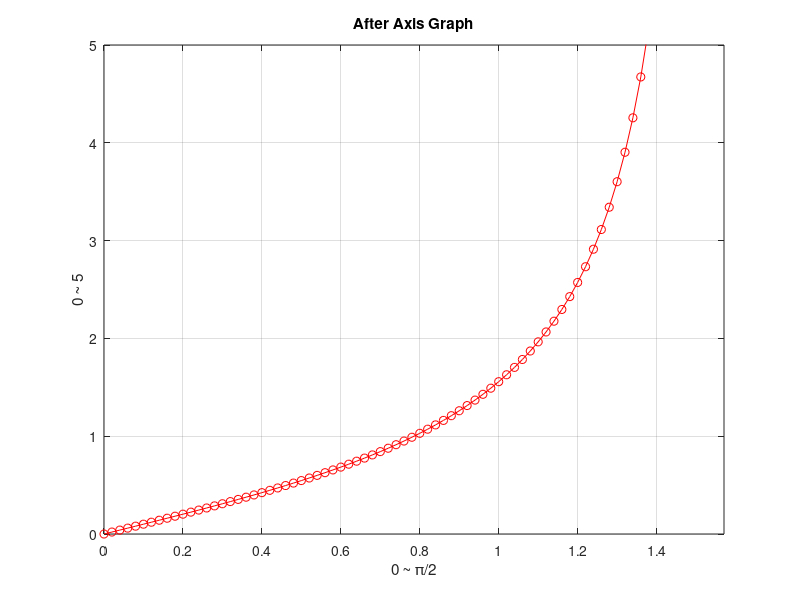

MATLAB code to generate this figure:
clc; clear;

x = 0:0.02:pi/2;

plot(x, tan(x), '-ro');
title('After Axis Graph');
axis([0 pi/2 0 5]);
xlabel('0 ~ π/2'); ylabel('0 ~ 5');
grid on